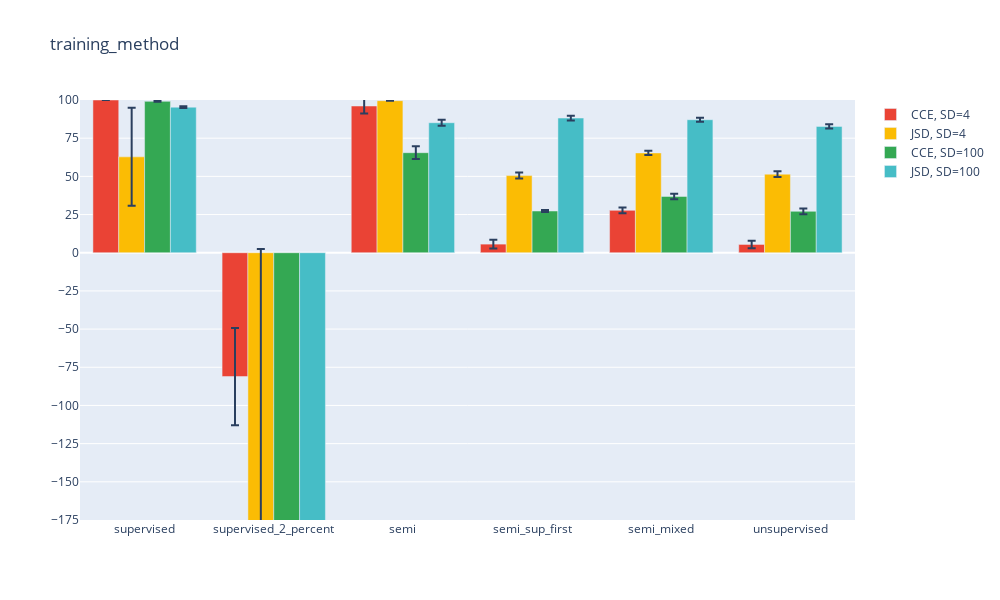
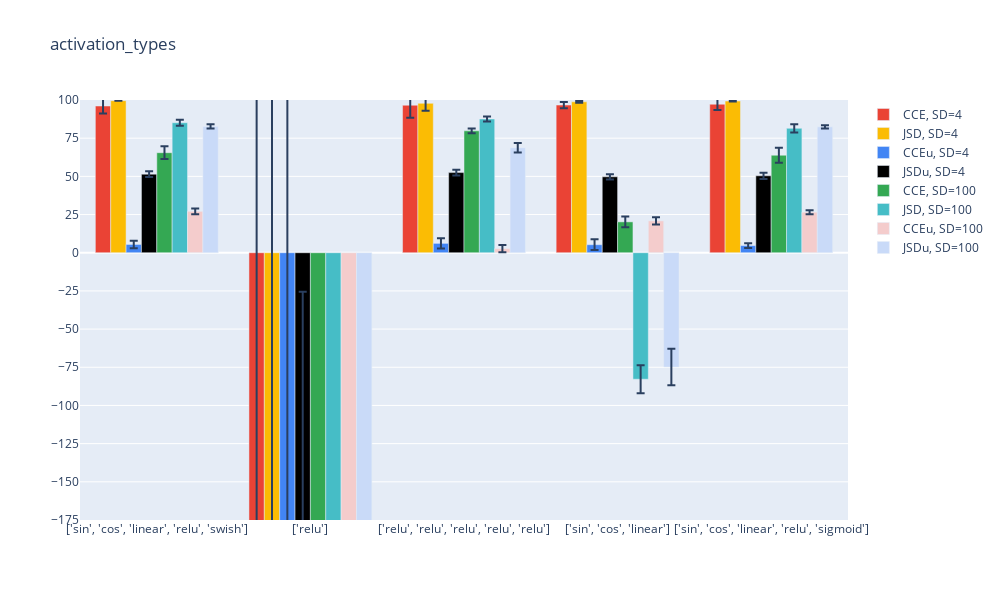
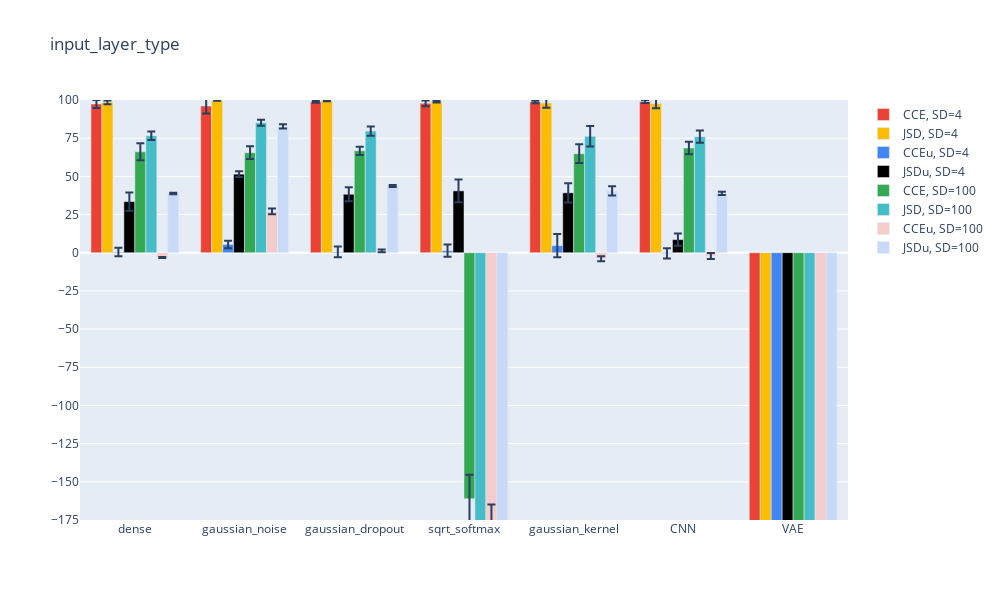
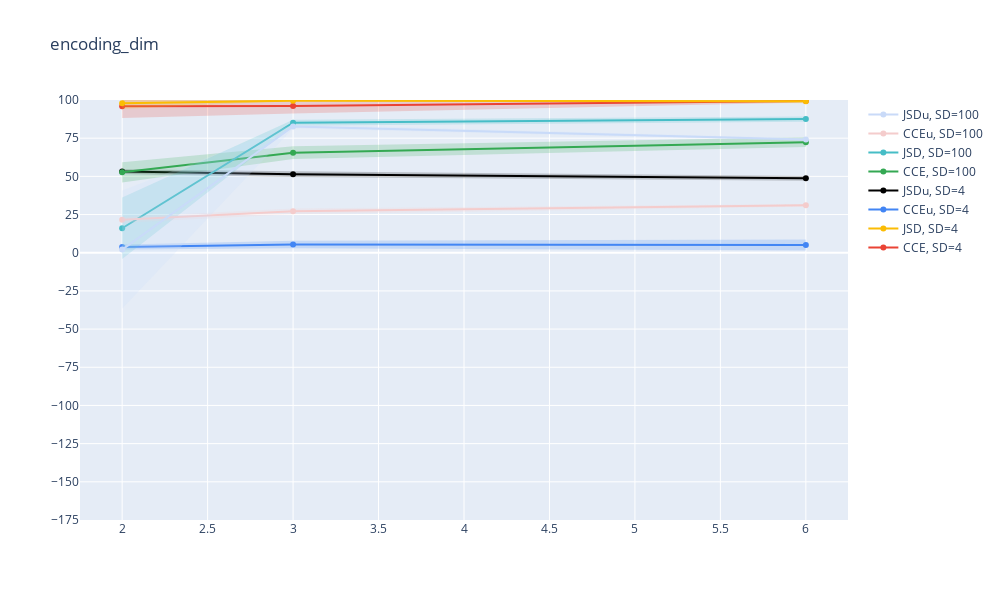

Notebook source saved alongside these figures, in order:
### Code cell
for i in range(len(parameters)):
    plot_vals(i,USE_PLOTLY=True)

### Figure 1 — Plotly figure (JSON) as saved in the notebook; plotly's stock layout.template omitted (floating-point values rounded to 4 significant figures)
{"data": [{"error_y": {"array": [7.213e-07, 31.83, 4.83, 2.799, 1.851, 2.47]}, "marker": {"color": "#EA4335"}, "name": "CCE, SD=4", "type": "bar", "x": ["supervised", "supervised_2_percent", "semi", "semi_sup_first", "semi_mixed", "unsupervised"], "y": [100.0, -81.08, 96.07, 5.644, 27.74, 5.419]}, {"error_y": {"array": [32.07, 214.6, 0.07517, 1.964, 1.409, 1.93]}, "marker": {"color": "#FBBC04"}, "name": "JSD, SD=4", "type": "bar", "x": ["supervised", "supervised_2_percent", "semi", "semi_sup_first", "semi_mixed", "unsupervised"], "y": [62.78, -212.2, 99.57, 50.49, 65.35, 51.45]}, {"error_y": {"array": [0.2453, 9.284, 4.201, 0.6465, 1.782, 1.893]}, "marker": {"color": "#34A853"}, "name": "CCE, SD=100", "type": "bar", "x": ["supervised", "supervised_2_percent", "semi", "semi_sup_first", "semi_mixed", "unsupervised"], "y": [99.11, -195.3, 65.5, 27.32, 36.86, 27.11]}, {"error_y": {"array": [0.5636, 7.032, 1.948, 1.542, 1.35, 1.343]}, "marker": {"color": "#46BDC6"}, "name": "JSD, SD=100", "type": "bar", "x": ["supervised", "supervised_2_percent", "semi", "semi_sup_first", "semi_mixed", "unsupervised"], "y": [95.31, -209.4, 85.12, 88.17, 87.08, 82.71]}], "layout": {"height": 600, "title": {"text": "training_method"}, "width": 1000, "yaxis": {"dtick": 25, "range": [-175, 100], "tick0": 0}}}

### Figure 2 — Plotly figure (JSON) as saved in the notebook; plotly's stock layout.template omitted (floating-point values rounded to 4 significant figures)
{"data": [{"error_y": {"array": [4.83, 2487.0, 8.278, 2.024, 3.784]}, "marker": {"color": "#EA4335"}, "name": "CCE, SD=4", "type": "bar", "x": ["['sin', 'cos', 'linear', 'relu', 'swish']", "['relu']", "['relu', 'relu', 'relu', 'relu', 'relu']", "['sin', 'cos', 'linear']", "['sin', 'cos', 'linear', 'relu', 'sigmoid']"], "y": [96.07, -1014.0, 96.58, 96.68, 97.24]}, {"error_y": {"array": [0.07517, 3393.0, 4.894, 0.56, 0.2928]}, "marker": {"color": "#FBBC04"}, "name": "JSD, SD=4", "type": "bar", "x": ["['sin', 'cos', 'linear', 'relu', 'swish']", "['relu']", "['relu', 'relu', 'relu', 'relu', 'relu']", "['sin', 'cos', 'linear']", "['sin', 'cos', 'linear', 'relu', 'sigmoid']"], "y": [99.57, -2462.0, 97.83, 98.81, 99.29]}, {"error_y": {"array": [2.47, 988.5, 3.411, 3.502, 1.529]}, "marker": {"color": "#4285F4"}, "name": "CCEu, SD=4", "type": "bar", "x": ["['sin', 'cos', 'linear', 'relu', 'swish']", "['relu']", "['relu', 'relu', 'relu', 'relu', 'relu']", "['sin', 'cos', 'linear']", "['sin', 'cos', 'linear', 'relu', 'sigmoid']"], "y": [5.419, -631.2, 6.133, 5.247, 4.666]}, {"error_y": {"array": [1.93, 664.2, 1.819, 1.699, 2.069]}, "marker": {"color": "#000000"}, "name": "JSDu, SD=4", "type": "bar", "x": ["['sin', 'cos', 'linear', 'relu', 'swish']", "['relu']", "['relu', 'relu', 'relu', 'relu', 'relu']", "['sin', 'cos', 'linear']", "['sin', 'cos', 'linear', 'relu', 'sigmoid']"], "y": [51.45, -689.7, 52.46, 49.72, 50.37]}, {"error_y": {"array": [4.201, 7.704, 1.568, 3.549, 4.882]}, "marker": {"color": "#34A853"}, "name": "CCE, SD=100", "type": "bar", "x": ["['sin', 'cos', 'linear', 'relu', 'swish']", "['relu']", "['relu', 'relu', 'relu', 'relu', 'relu']", "['sin', 'cos', 'linear']", "['sin', 'cos', 'linear', 'relu', 'sigmoid']"], "y": [65.5, -253.6, 79.82, 20.2, 63.83]}, {"error_y": {"array": [1.948, 33.25, 1.677, 9.149, 2.703]}, "marker": {"color": "#46BDC6"}, "name": "JSD, SD=100", "type": "bar", "x": ["['sin', 'cos', 'linear', 'relu', 'swish']", "['relu']", "['relu', 'relu', 'relu', 'relu', 'relu']", "['sin', 'cos', 'linear']", "['sin', 'cos', 'linear', 'relu', 'sigmoid']"], "y": [85.12, -267.7, 87.57, -82.83, 81.46]}, {"error_y": {"array": [1.893, 4.16, 2.344, 2.383, 1.271]}, "marker": {"color": "#F4CCCC"}, "name": "CCEu, SD=100", "type": "bar", "x": ["['sin', 'cos', 'linear', 'relu', 'swish']", "['relu']", "['relu', 'relu', 'relu', 'relu', 'relu']", "['sin', 'cos', 'linear']", "['sin', 'cos', 'linear', 'relu', 'sigmoid']"], "y": [27.11, -293.0, 2.677, 20.85, 26.51]}, {"error_y": {"array": [1.343, 3.544, 3.088, 11.94, 1.108]}, "marker": {"color": "#C9DAF8"}, "name": "JSDu, SD=100", "type": "bar", "x": ["['sin', 'cos', 'linear', 'relu', 'swish']", "['relu']", "['relu', 'relu', 'relu', 'relu', 'relu']", "['sin', 'cos', 'linear']", "['sin', 'cos', 'linear', 'relu', 'sigmoid']"], "y": [82.71, -246.9, 68.76, -74.86, 82.41]}], "layout": {"height": 600, "title": {"text": "activation_types"}, "width": 1000, "yaxis": {"dtick": 25, "range": [-175, 100], "tick0": 0}}}

### Figure 3 — Plotly figure (JSON) as saved in the notebook; plotly's stock layout.template omitted (floating-point values rounded to 4 significant figures)
{"data": [{"error_y": {"array": [2.648, 4.83, 0.6745, 1.812, 0.8356, 0.9606, 176.0]}, "marker": {"color": "#EA4335"}, "name": "CCE, SD=4", "type": "bar", "x": ["dense", "gaussian_noise", "gaussian_dropout", "sqrt_softmax", "gaussian_kernel", "CNN", "VAE"], "y": [97.36, 96.07, 98.88, 97.8, 98.71, 98.99, -2977.0]}, {"error_y": {"array": [1.244, 0.07517, 0.3386, 0.5395, 3.034, 3.163, 74.65]}, "marker": {"color": "#FBBC04"}, "name": "JSD, SD=4", "type": "bar", "x": ["dense", "gaussian_noise", "gaussian_dropout", "sqrt_softmax", "gaussian_kernel", "CNN", "VAE"], "y": [98.49, 99.57, 99.5, 98.94, 98.0, 97.71, -8304.0]}, {"error_y": {"array": [2.783, 2.47, 3.515, 4.058, 7.571, 3.358, 175.1]}, "marker": {"color": "#4285F4"}, "name": "CCEu, SD=4", "type": "bar", "x": ["dense", "gaussian_noise", "gaussian_dropout", "sqrt_softmax", "gaussian_kernel", "CNN", "VAE"], "y": [0.4161, 5.419, 0.4842, 1.344, 4.614, -0.3994, -3157.0]}, {"error_y": {"array": [6.033, 1.93, 4.643, 7.5, 6.343, 3.985, 27.93]}, "marker": {"color": "#000000"}, "name": "JSDu, SD=4", "type": "bar", "x": ["dense", "gaussian_noise", "gaussian_dropout", "sqrt_softmax", "gaussian_kernel", "CNN", "VAE"], "y": [33.46, 51.45, 38.29, 40.49, 39.22, 8.562, -8270.0]}, {"error_y": {"array": [5.561, 4.201, 2.71, 15.74, 6.144, 4.107, 3.619]}, "marker": {"color": "#34A853"}, "name": "CCE, SD=100", "type": "bar", "x": ["dense", "gaussian_noise", "gaussian_dropout", "sqrt_softmax", "gaussian_kernel", "CNN", "VAE"], "y": [66.05, 65.5, 66.72, -161.1, 64.83, 68.55, -475.2]}, {"error_y": {"array": [2.764, 1.948, 2.993, 25.35, 6.652, 3.955, 0.919]}, "marker": {"color": "#46BDC6"}, "name": "JSD, SD=100", "type": "bar", "x": ["dense", "gaussian_noise", "gaussian_dropout", "sqrt_softmax", "gaussian_kernel", "CNN", "VAE"], "y": [76.59, 85.12, 79.64, -262.2, 76.29, 76.02, -593.7]}, {"error_y": {"array": [0.3427, 1.893, 0.8999, 17.02, 1.644, 1.997, 1.532]}, "marker": {"color": "#F4CCCC"}, "name": "CCEu, SD=100", "type": "bar", "x": ["dense", "gaussian_noise", "gaussian_dropout", "sqrt_softmax", "gaussian_kernel", "CNN", "VAE"], "y": [-3.128, 27.11, 1.194, -181.9, -3.891, -2.191, -510.1]}, {"error_y": {"array": [0.4968, 1.343, 0.664, 18.37, 3.038, 1.046, 1.093]}, "marker": {"color": "#C9DAF8"}, "name": "JSDu, SD=100", "type": "bar", "x": ["dense", "gaussian_noise", "gaussian_dropout", "sqrt_softmax", "gaussian_kernel", "CNN", "VAE"], "y": [38.73, 82.71, 43.73, -252.3, 40.49, 38.85, -593.9]}], "layout": {"height": 600, "title": {"text": "input_layer_type"}, "width": 1000, "yaxis": {"dtick": 25, "range": [-175, 100], "tick0": 0}}}

### Figure 4 — Plotly figure (JSON) as saved in the notebook; plotly's stock layout.template omitted (floating-point values rounded to 4 significant figures)
{"data": [{"marker": {"color": "#EA4335"}, "mode": "lines+markers", "name": "CCE, SD=4", "type": "scatter", "x": [2, 3, 6], "y": [95.84, 96.07, 99.33]}, {"line": {"width": 0}, "marker": {"color": "#EA4335"}, "mode": "lines", "name": "Upper bound", "showlegend": false, "type": "scatter", "x": [2, 3, 6], "y": [103.5, 100.9, 100.3]}, {"fill": "tonexty", "fillcolor": "rgba(234, 67, 53, 0.2)", "line": {"width": 0}, "marker": {"color": "#EA4335"}, "mode": "lines", "name": "Lower bound", "showlegend": false, "type": "scatter", "x": [2, 3, 6], "y": [88.15, 91.24, 98.38]}, {"marker": {"color": "#FBBC04"}, "mode": "lines+markers", "name": "JSD, SD=4", "type": "scatter", "x": [2, 3, 6], "y": [97.86, 99.57, 99.25]}, {"line": {"width": 0}, "marker": {"color": "#FBBC04"}, "mode": "lines", "name": "Upper bound", "showlegend": false, "type": "scatter", "x": [2, 3, 6], "y": [101.6, 99.65, 100.6]}, {"fill": "tonexty", "fillcolor": "rgba(251, 188, 4, 0.2)", "line": {"width": 0}, "marker": {"color": "#FBBC04"}, "mode": "lines", "name": "Lower bound", "showlegend": false, "type": "scatter", "x": [2, 3, 6], "y": [94.13, 99.5, 97.9]}, {"marker": {"color": "#4285F4"}, "mode": "lines+markers", "name": "CCEu, SD=4", "type": "scatter", "x": [2, 3, 6], "y": [3.758, 5.419, 5.039]}, {"line": {"width": 0}, "marker": {"color": "#4285F4"}, "mode": "lines", "name": "Upper bound", "showlegend": false, "type": "scatter", "x": [2, 3, 6], "y": [5.363, 7.888, 8.647]}, {"fill": "tonexty", "fillcolor": "rgba(66, 133, 244, 0.2)", "line": {"width": 0}, "marker": {"color": "#4285F4"}, "mode": "lines", "name": "Lower bound", "showlegend": false, "type": "scatter", "x": [2, 3, 6], "y": [2.152, 2.949, 1.431]}, {"marker": {"color": "#000000"}, "mode": "lines+markers", "name": "JSDu, SD=4", "type": "scatter", "x": [2, 3, 6], "y": [53.12, 51.45, 48.71]}, {"line": {"width": 0}, "marker": {"color": "#000000"}, "mode": "lines", "name": "Upper bound", "showlegend": false, "type": "scatter", "x": [2, 3, 6], "y": [54.65, 53.38, 50.25]}, {"fill": "tonexty", "fillcolor": "rgba(0, 0, 0, 0.2)", "line": {"width": 0}, "marker": {"color": "#000000"}, "mode": "lines", "name": "Lower bound", "showlegend": false, "type": "scatter", "x": [2, 3, 6], "y": [51.6, 49.52, 47.18]}, {"marker": {"color": "#34A853"}, "mode": "lines+markers", "name": "CCE, SD=100", "type": "scatter", "x": [2, 3, 6], "y": [52.65, 65.5, 72.4]}, {"line": {"width": 0}, "marker": {"color": "#34A853"}, "mode": "lines", "name": "Upper bound", "showlegend": false, "type": "scatter", "x": [2, 3, 6], "y": [59.31, 69.7, 75.55]}, {"fill": "tonexty", "fillcolor": "rgba(52, 168, 83, 0.2)", "line": {"width": 0}, "marker": {"color": "#34A853"}, "mode": "lines", "name": "Lower bound", "showlegend": false, "type": "scatter", "x": [2, 3, 6], "y": [45.98, 61.3, 69.25]}, {"marker": {"color": "#46BDC6"}, "mode": "lines+markers", "name": "JSD, SD=100", "type": "scatter", "x": [2, 3, 6], "y": [16.02, 85.12, 87.51]}, {"line": {"width": 0}, "marker": {"color": "#46BDC6"}, "mode": "lines", "name": "Upper bound", "showlegend": false, "type": "scatter", "x": [2, 3, 6], "y": [36.16, 87.07, 89.28]}, {"fill": "tonexty", "fillcolor": "rgba(70, 189, 198, 0.2)", "line": {"width": 0}, "marker": {"color": "#46BDC6"}, "mode": "lines", "name": "Lower bound", "showlegend": false, "type": "scatter", "x": [2, 3, 6], "y": [-4.113, 83.17, 85.75]}, {"marker": {"color": "#F4CCCC"}, "mode": "lines+markers", "name": "CCEu, SD=100", "type": "scatter", "x": [2, 3, 6], "y": [21.52, 27.11, 31.05]}, {"line": {"width": 0}, "marker": {"color": "#F4CCCC"}, "mode": "lines", "name": "Upper bound", "showlegend": false, "type": "scatter", "x": [2, 3, 6], "y": [23.38, 29.0, 31.97]}, {"fill": "tonexty", "fillcolor": "rgba(244, 204, 204, 0.2)", "line": {"width": 0}, "marker": {"color": "#F4CCCC"}, "mode": "lines", "name": "Lower bound", "showlegend": false, "type": "scatter", "x": [2, 3, 6], "y": [19.67, 25.22, 30.13]}, {"marker": {"color": "#C9DAF8"}, "mode": "lines+markers", "name": "JSDu, SD=100", "type": "scatter", "x": [2, 3, 6], "y": [2.066, 82.71, 74.12]}, {"line": {"width": 0}, "marker": {"color": "#C9DAF8"}, "mode": "lines", "name": "Upper bound", "showlegend": false, "type": "scatter", "x": [2, 3, 6], "y": [40.77, 84.06, 74.89]}, {"fill": "tonexty", "fillcolor": "rgba(201, 218, 248, 0.2)", "line": {"width": 0}, "marker": {"color": "#C9DAF8"}, "mode": "lines", "name": "Lower bound", "showlegend": false, "type": "scatter", "x": [2, 3, 6], "y": [-36.64, 81.37, 73.35]}], "layout": {"height": 600, "title": {"text": "encoding_dim"}, "width": 1000, "yaxis": {"dtick": 25, "range": [-175, 100], "tick0": 0}}}
